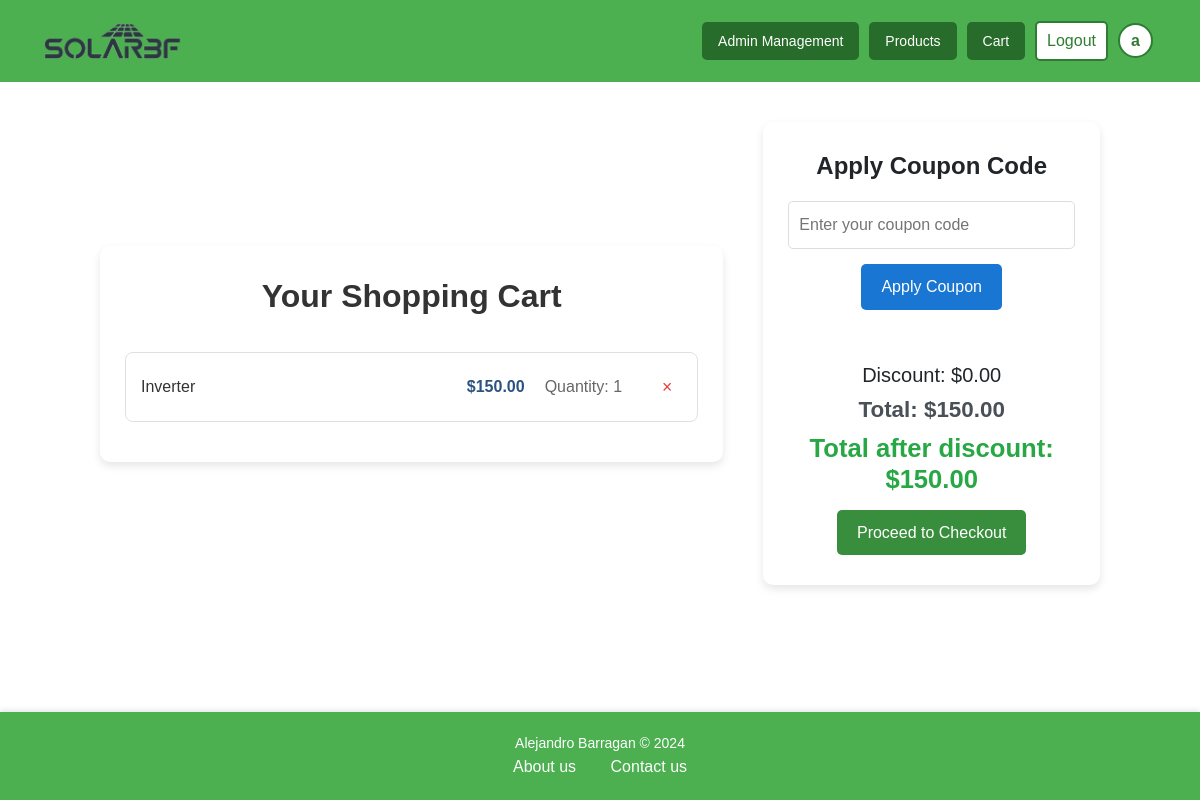
Screenshot of /cart/ (signed in) with the database file from the repository.
### accounts/models.py (models this page shows, shortened)
class CustomUser(AbstractUser):
    USER_TYPE_CHOICES = (
        ('user', 'User'),
        ('worker', 'Worker'),
        ('admin', 'Admin'),
    )
    role = models.CharField(max_length=10, default='user')
    team = models.ForeignKey(
        Team,
        on_delete=models.SET_NULL,
        blank=True, null=True,
        related_name='members'
    )
    email = models.EmailField(unique=True)
    street_address = models.CharField(max_length=255, blank=True, null=True)
    city = models.CharField(max_length=100, blank=True, null=True)
    state = models.CharField(max_length=100, blank=True, null=True)
    zip_code = models.CharField(max_length=20, blank=True, null=True)
    country = models.CharField(max_length=100, blank=True, null=True)

### cart/models.py (models this page shows, shortened)
class CartItem(models.Model):
    cart = models.ForeignKey(Cart, on_delete=models.CASCADE, related_name='items')
    product = models.ForeignKey(Product, on_delete=models.CASCADE)
    quantity = models.PositiveIntegerField(default=1)

### products/models.py (models this page shows, shortened)
class Product(models.Model):
    name = models.CharField(max_length=255)
    description = models.TextField()
    price = models.DecimalField(max_digits=10, decimal_places=2)
    stock = models.PositiveIntegerField()
    category = models.ForeignKey(Category, on_delete=models.CASCADE)
    image = models.ImageField(upload_to='product_images/', blank=False, null=False)
    created_at = models.DateTimeField(auto_now_add=True)

### cart/views.py (the view, shortened to what this page needs)
# urls.py: path('', views.view_cart, name='cart'),
@login_required
def view_cart(request):
    cart, _ = Cart.objects.get_or_create(user=request.user)
    if request.session.get('cart_cleared') and cart.items.exists():
        request.session.pop('cart_cleared', None)
    cart_items = cart.items.select_related('product').all()
    cart_total = sum(item.product.price * item.quantity for item in cart_items)
    coupon_discount = 0
    coupon_code = request.session.get('coupon_code')
    valid_coupon = False
    if coupon_code:
        coupon_discount, valid_coupon, error = validate_coupon(coupon_code, cart_total)
        if error:
            messages.error(request, error)
            request.session.pop('coupon_code', None)
            return redirect('cart')
    final_total = cart_total - coupon_discount
    return render(request, 'store/cart.html', {
        'cart_items': cart_items,
        'cart_total': cart_total,
        'final_total': final_total,
        'coupon_discount': coupon_discount,
        'coupon_code': coupon_code,
        'valid_coupon': valid_coupon,
    })

### templates/store/cart.html (shortened to what this page needs)
{% extends 'base.html' %}
{% load static %}
{% block style %}
    <link rel="stylesheet" href="{% static 'css/cart.css' %}"/>
{% endblock %}
{% block content %}
    <div class="container-cart">
        <div class="left-section">
            <h1 class="modal-title item-center">Your Shopping Cart</h1>
            {% if cart_items %}
                <div class="cart-items">
                {% for item in cart_items %}
                    <div class="cart-item">
                        <div class="item-details">
                            <span class="item-name">{{ item.product.name }}</span>
                            <span class="item-price">${{ item.product.price }}</span>
                            <span class="item-quantity">Quantity: {{ item.quantity }}</span>
                            <form action="{% url 'remove_from_cart' item.id %}" method="POST" class="remove-form">
                                <button type="submit" class="remove-button">×</button>
                            </form>
                        </div>
                    </div>
                {% endfor %}
                </div>
            {% else %}
                <div class="empty-cart-message">
                    <p>Your cart is empty.</p>
                </div>
            {% endif %}
        </div>
        <div class="right-section">
            <h2 class="item-center modal-title mb-3">Apply Coupon Code</h2>
            <div class="item-center">
                <form method="post" class="coupon-form">
                    <input type="text" name="coupon_code" class="coupon-input" placeholder="Enter your coupon code" required>
                    <button type="submit" class="btn-custom btn-large btn-edit center item-center">Apply Coupon</button>
                </form>
            </div>
            <div class="item-center">
                <div class="discoutn-info mt-5">
                    <h5>Discount: ${{ coupon_discount|floatformat:2 }}</h5>
                    <h4 class="total-amount">Total: ${{ cart_total|floatformat:2 }}</h4>
                    <h3 class="final-total">Total after discount: ${{ final_total|floatformat:2 }}</h3>
                </div>
            </div>
            <div class="item-center">
                <a href="{% if cart_items %}{% url 'checkout' %}{% else %}#{% endif %}" class="btn-custom btn-large btn-success item-center">Proceed to Checkout</a>
            </div>
        </div>
    </div>
{% endblock %}

### templates/components/navbar.html (shortened to what this page needs)
{% load static %}
{% block style %}
    <link rel="stylesheet" href="{% static 'css/navbar.css' %}"/>
{% endblock %}
{% block content %}
<div class="navbar-container">
    <nav class="navbar">
        <div class="container">
            <a class="nav-link navbar-brand nav-logo" href="{% url 'home' %}">
                <img src="{% static 'images/SolarBFLogo1-1.png' %}" alt="">
            </a>
            <div class="nav-links" id="nav-links">
                {% if user.is_authenticated %}
                    {% if user.is_staff or user.role == 'worker' %}
                        <a class="btn-custom btn-medium btn-primary" href="{% url 'management' %}">Admin Management</a>
                    {% endif %}
                        <a class="btn-custom btn-medium btn-primary" href="{% url 'products' %}">Products</a>
                        <a class="btn-custom btn-medium btn-primary" href="{% url 'cart' %}">Cart</a>
                        <a class="btn-custom btn-logout" href="{% url 'logout' %}">Logout</a>
                        <a class="btn-custom btn-profile" href="{% url 'profile' %}">{{ user.username|slice:":1" }}</a>
                    {% else %}
                        <a class="btn-login" href="{% url 'login' %}">Login</a>
                    {% endif %}
            </div>
        </div>
    </nav>
</div>
{% endblock %}

### static/css/base.css (style rules this page uses)
* { box-sizing: border-box; margin: 0; padding: 0; }
body { background-color: linear-gradient(135deg, #f8f9fa 0%, #e9ecef 100%); font-family: Arial, sans-serif; line-height: 1.6; }
a { text-decoration: none; }
img { max-width: 100%; height: auto; }
.item-center { display: flex; align-items: center; justify-content: center; text-align: center; }
.btn-custom { display: inline-block; border: none; border-radius: 5px; cursor: pointer; transition: all 0.3s ease; text-align: center; text-decoration: none; margin: 5px; }
.btn-custom.btn-large { padding: 10px 20px; font-size: 16px; }
.btn-custom.btn-medium { padding: 8px 16px; font-size: 14px; }
.btn-primary { background-color: #276c2a; color: white; }
.btn-success { background-color: #388E3C; color: white; }
.btn-edit { background-color: #1976D2; color: white; }
.modal-title { font-size: 1.5rem; font-weight: 600; }

### static/css/cart.css (style rules this page uses)
.container-cart { display: flex; flex-direction: row; justify-content: space-between; align-items: flex-start; width: 90%; margin: 20px auto; padding: 20px; }
.left-section, .right-section { padding: 20px; background-color: #fff; border-radius: 10px; box-shadow: 0 4px 8px rgba(0, 0, 0, 0.1); }
.left-section { flex: 2; margin-right: 20px; padding: 25px; margin: auto 20px; }
.right-section { flex: 1; margin: auto 20px; padding: 25px; }
.left-section h1 { margin-bottom: 30px; color: #333; font-size: 2rem; }
.cart-items { list-style: none; padding: 0; margin: 0; }
.cart-item { display: flex; align-items: center; justify-content: space-between; padding: 15px; margin-bottom: 15px; background-color: #ffffff; border: 1px solid #e0e0e0; border-radius: 8px; transition: box-shadow 0.3s ease; }
.item-details { display: flex; align-items: center; flex: 1; width: auto; }
.item-name { font-weight: 500; color: #333; flex: 1; }
.item-price { font-weight: 600; color: #2c5282; margin: 0 20px; }
.item-quantity { color: #666; margin-right: 20px; }
.remove-form { margin-left: 10px; }
.remove-button { background: none; border: none; color: #e53e3e; font-size: 1.1rem; cursor: pointer; padding: 5px 10px; border-radius: 4px; transition: all 0.2s ease; }
.coupon-input { width: 100%; padding: 10px; font-size: 1rem; border-radius: 5px; border: 1px solid #ddd; margin-bottom: 10px; }
.total-amount { font-size: 1.8rem; font-weight: bold; margin: 20px 0; }
.total-amount { font-size: 1.4rem; margin: 10px 0; color: #495057; }
.final-total { font-size: 1.6rem; color: #28a745; margin: 10px 0; font-weight: bold; }

### static/css/navbar.css (style rules this page uses)
.navbar-container { background-color: #4CAF50; }
.navbar { display: flex; justify-content: center; align-items: center; padding: 1rem; }
.container { display: flex; justify-content: space-between; align-items: center; width: 100%; }
.navbar-brand { margin-right: auto; font-size: 1.5rem; color: #fff; text-decoration: none; }
.nav-links { display: flex; align-items: center; }
.navbar .btn-logout, .btn-login { background-color: white; color: #2E7D32; border: 2px solid #2E7D32; padding: 5px 10px; border-radius: 5px; font-size: 16px; cursor: pointer; transition: all 0.3s ease; }
.navbar .btn-profile { background-color: white; color: #2E7D32; border: 2px solid #2E7D32; border-radius: 50%; font-size: 16px; width: 35px; height: 35px; display: flex; align-items: center; justify-content: center; font-weight: bold; cursor: pointer; transition: all 0.3s ease; }
.nav-logo { display: flex; align-items: center; height: 100%; padding: 5px 0; }
.nav-logo img { max-height: 40px; width: auto; object-fit: contain; }

### static/css/footer.css (style rules this page uses)
html, body { height: 100%; margin: 0; }
body { display: flex; flex-direction: column; }

### rows the page displays
CustomUser: username "a"
CartItem: product.name "Inverter", product.price "150.00", quantity "1"

### other values shown
{{ coupon_discount|floatformat:2 }} "0.00"
{{ cart_total|floatformat:2 }} "150.00"
{{ final_total|floatformat:2 }} "150.00"
